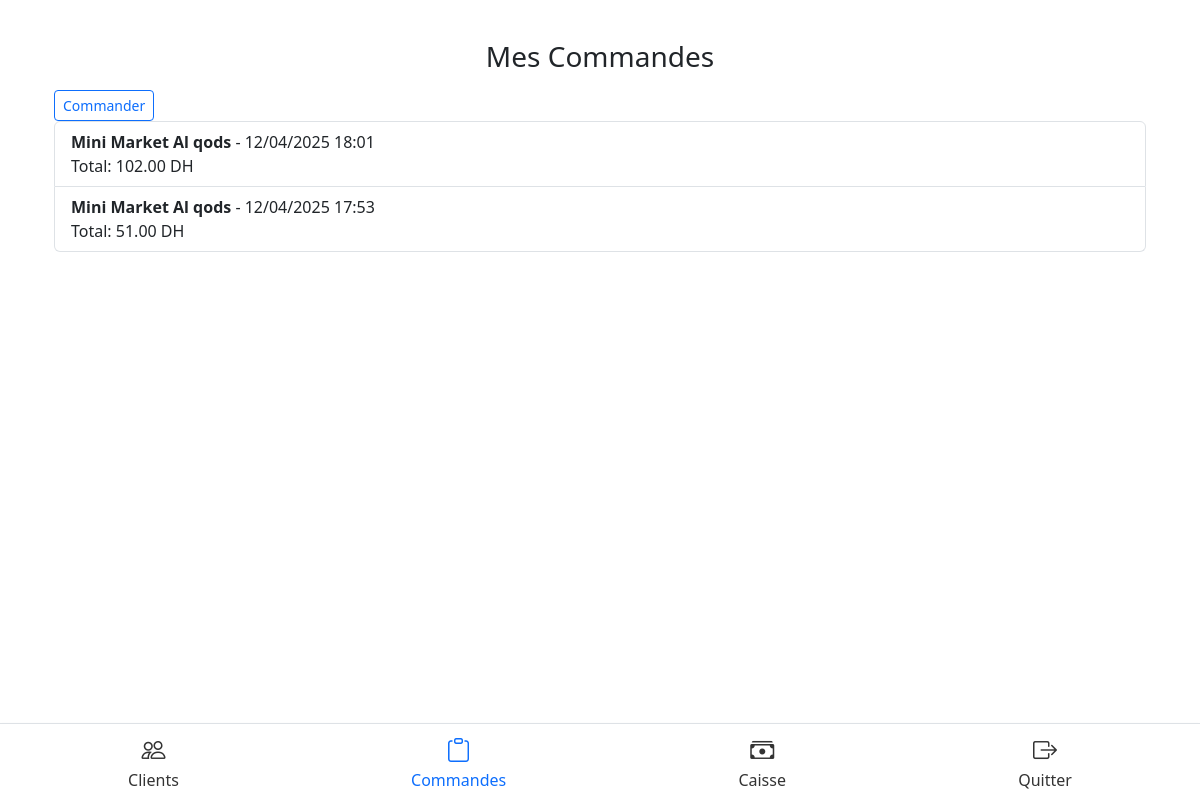
The app's page /mobile/orders/ (signed in), older data.
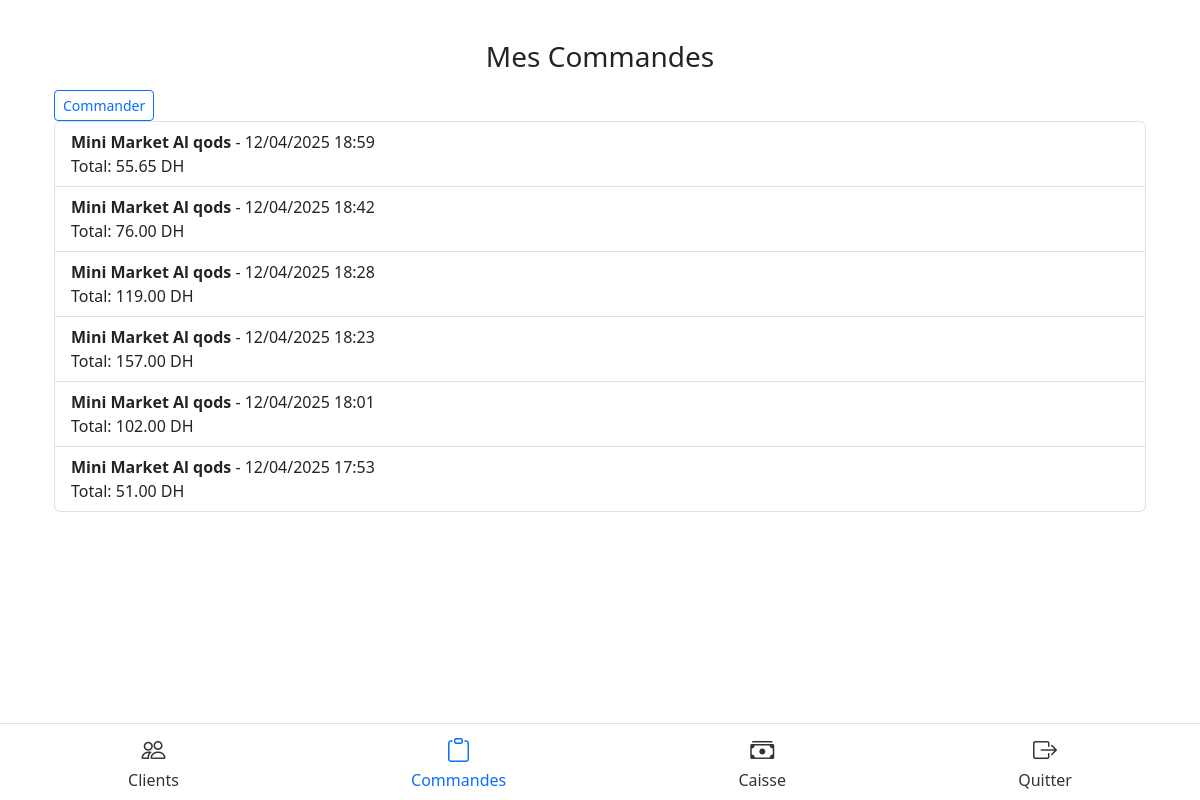
The same page, newer data.
### products/models.py (models this page shows, shortened)
class CustomerOrder(models.Model):
    seller = models.ForeignKey(Seller, on_delete=models.CASCADE)
    customer = models.ForeignKey(Customer, on_delete=models.CASCADE)
    date = models.DateTimeField(auto_now_add=True)
    total_amount = models.DecimalField(max_digits=10, decimal_places=2)
    status = models.CharField(max_length=20, default='Pending')

class Customer(models.Model):
    name = models.CharField(max_length=100)
    phone = models.CharField(max_length=20, blank=True, null=True)
    address = models.TextField(blank=True, null=True)
    seller = models.ForeignKey('Seller', on_delete=models.CASCADE, related_name='customers')

### products/views.py (the view)
# urls.py: path('mobile/orders/', views.mobile_orders, name='mobile_orders'),
@login_required
def mobile_orders(request):
    seller = get_object_or_404(Seller, user=request.user)
    orders = CustomerOrder.objects.filter(seller=seller).select_related("customer").order_by("-date")
    return render(request, "mobile/mobile_orders.html", {"orders": orders})

### products/templates/mobile/mobile_orders.html
{% extends 'mobile/base_mobile.html' %}
{% block content %}
<div class="container mt-4">
  <h3 class="mb-3 text-center">Mes Commandes</h3>
  <a href="{% url 'products:mobile_create_order' %}" class="btn btn-sm btn-outline-primary">Commander</a>
  <ul class="list-group">
    {% for order in orders %}
    <li class="list-group-item">
      <strong>{{ order.customer.name }}</strong> - {{ order.date|date:"d/m/Y H:i" }}<br>
      <span>Total: {{ order.total_amount }} DH</span>
    </li>
    {% endfor %}
  </ul>
</div>
{% endblock %}

Row changes from the older to the newer data that the page shows:
added CustomerOrder: customer.name "Mini Market Al qods", date "12/04/2025 18:59", total_amount "55.65"
added CustomerOrder: customer.name "Mini Market Al qods", date "12/04/2025 18:42", total_amount "76.00"
added CustomerOrder: customer.name "Mini Market Al qods", date "12/04/2025 18:28", total_amount "119.00"
added CustomerOrder: customer.name "Mini Market Al qods", date "12/04/2025 18:23", total_amount "157.00"
